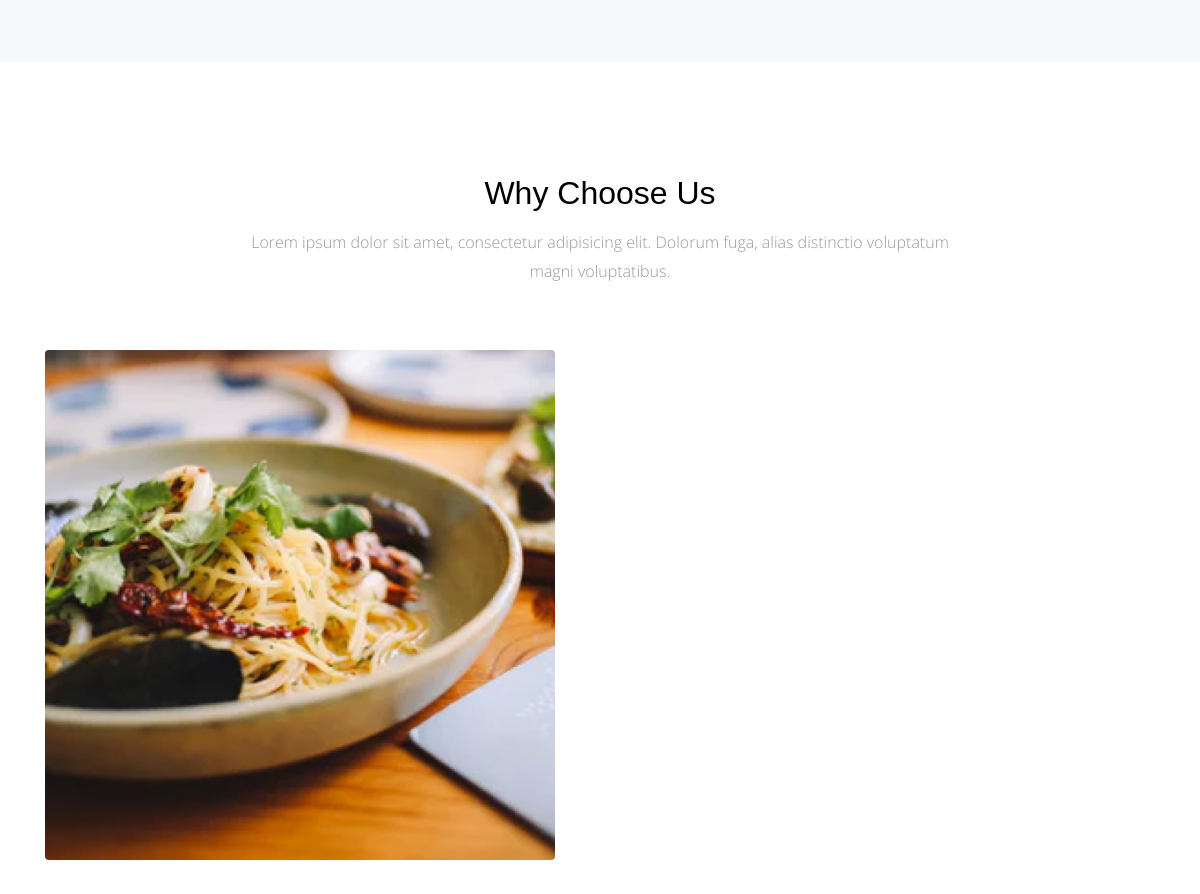
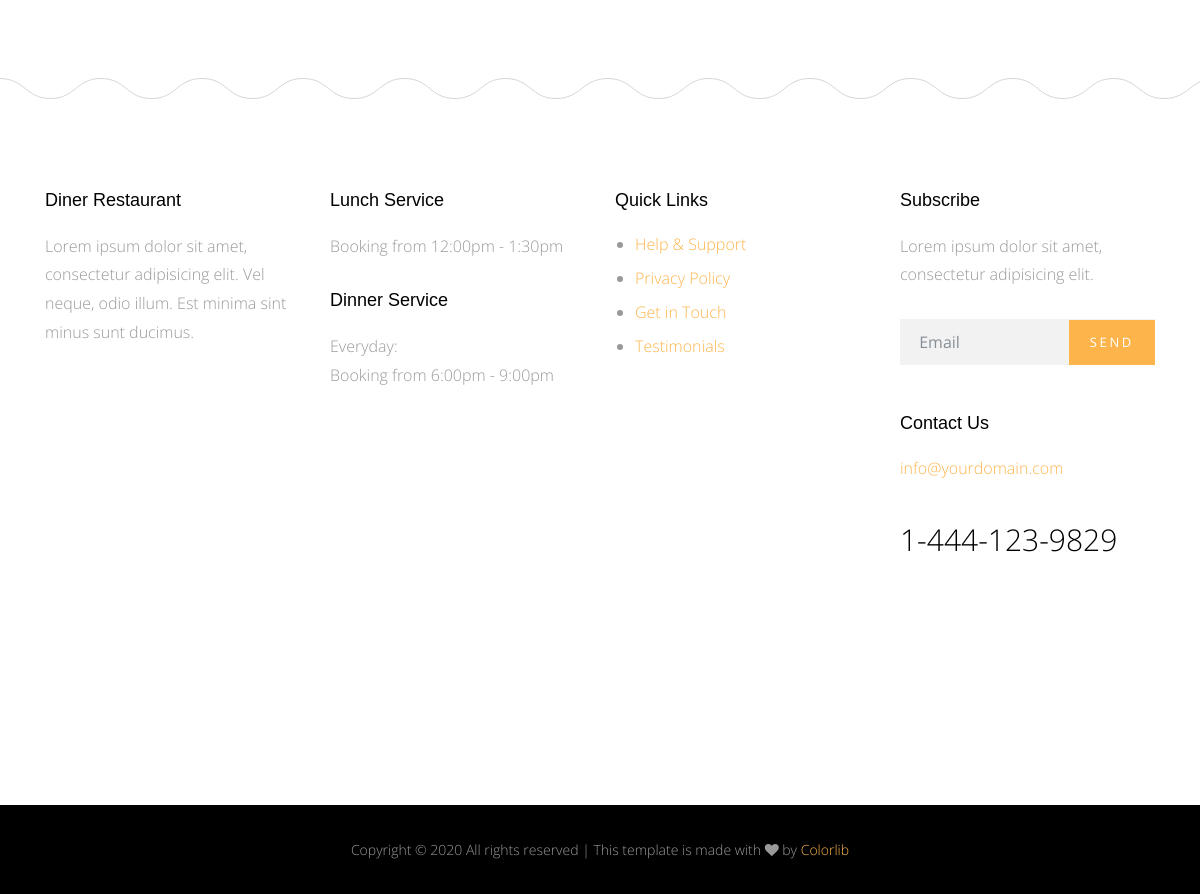
The app's page / (lower part), older data (2 pictures, top to bottom).
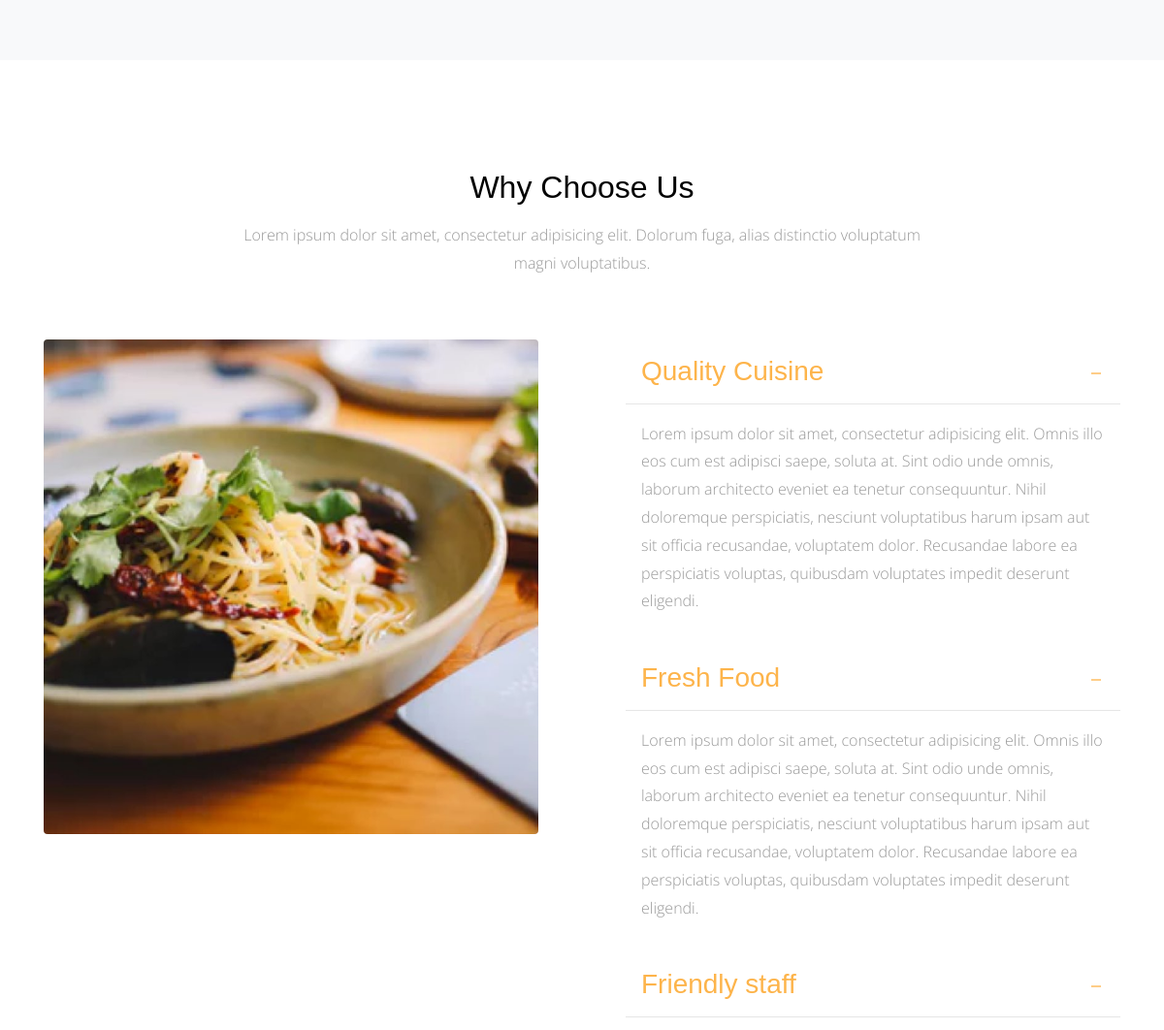
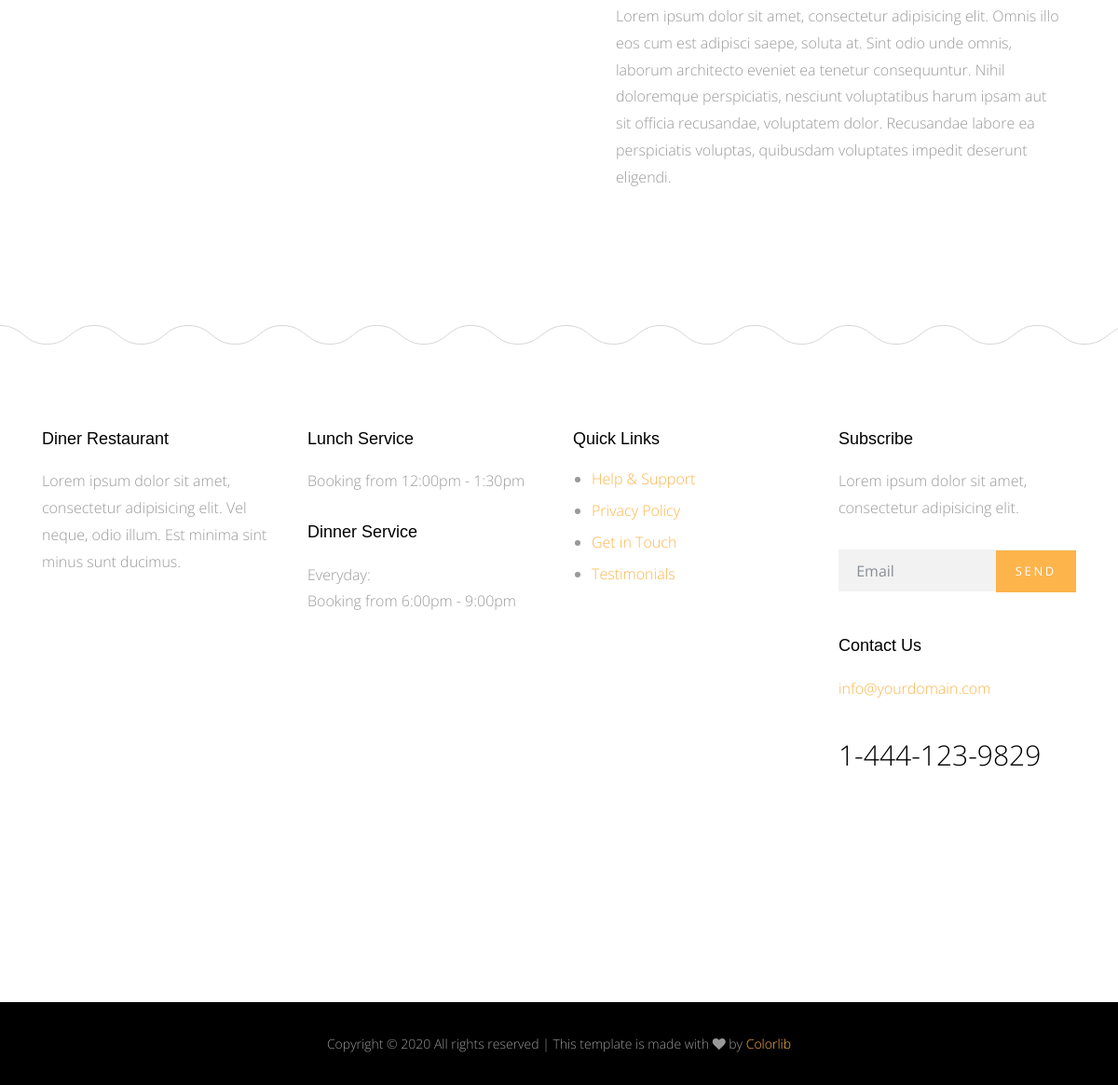
The same page, newer data (2 pictures, top to bottom).
### aboutus/models.py (models this page shows, shortened)
class whyChooseUs(models.Model):
    title = models.CharField(max_length=50)
    content = models.TextField()

### home/views.py (the view)
# urls.py: path('', views.home, name="home"),
def home(request):
    meals = Meal.objects.all()
    categories = Category.objects.all()
    posts = Post.objects.filter().order_by('-created')[:3]
    lastpost = Post.objects.filter().order_by('-created')[0]
    whychooseus = whyChooseUs.objects.all()
    context = {
        "meals": meals,
        "posts": posts,
        "lastpost": lastpost,
        "whychoose": whychooseus,
        "categories": categories
    }
    return render(request, 'home/home.html', context)

### meals/models.py (called while the page is built)
    def __str__(self):
        return self.name

### home/templates/home/home.html (shortened to what this page needs)
{% extends 'base.html' %} {% block content%} {% load static %}
<div class="main-wrap">
    <div class="section bg-light">
    </div>
    <div class="section">
        <div class="container">
            <div class="row justify-content-center mb-5" data-aos="fade-up">
                <div class="col-md-8  text-center">
                    <h2 class="mb-3">Why Choose Us</h2>
                    <p class="lead">Lorem ipsum dolor sit amet, consectetur adipisicing elit. Dolorum fuga, alias distinctio voluptatum magni voluptatibus.</p>
                </div>
            </div>
            <div class="row large-gutters">
                <div class="col-md-6" data-aos="fade-up" data-aos-delay="200">
                    <img src="{% static 'img/img_2.jpg' %}" alt="Image placeholder" class="img-fluid rounded">
                </div>
                <div class="col-md-6" data-aos="fade-up" data-aos-delay="300">
                    <div class="accordion" id="accordion">
                        {% for choose in whychoose %}
                        <div class="accordion-item">
                            <h3 class="mb-0">
                                <a class="btn-block p-3" data-toggle="collapse" href="#collapse{{choose.id}}" role="button" aria-expanded="true" aria-controls="collapseOne">{{choose.title}}</a>
                            </h3>
                            <div id="collapse{{choose.id}}" class="collapse show" aria-labelledby="headingOne" data-parent="#accordion">
                                <div class="p-3">
                                    <p>{{choose.content}}</p>
                                </div>
                            </div>
                        </div>
                        {% endfor %}
                    </div>
                </div>
            </div>
        </div>
    </div>
</div>
{% endblock %}

Row changes from the older to the newer data that the page shows:
added whyChooseUs: title "Quality Cuisine", content "Lorem ipsum dolor sit amet, consectetur adipisicing elit. Omnis illo eos cum est adipisci saepe, soluta at. Sint odio unde omnis, laborum architecto eveniet ea tenetur consequuntur. Nihil doloremque perspiciatis, nesciunt voluptatibus harum ipsam aut sit officia recusandae, voluptatem dolor. Recusandae labore ea perspiciatis voluptas, quibusdam voluptates impedit deserunt eligendi."
added whyChooseUs: title "Fresh Food", content "Lorem ipsum dolor sit amet, consectetur adipisicing elit. Omnis illo eos cum est adipisci saepe, soluta at. Sint odio unde omnis, laborum architecto eveniet ea tenetur consequuntur. Nihil doloremque perspiciatis, nesciunt voluptatibus harum ipsam aut sit officia recusandae, voluptatem dolor. Recusandae labore ea perspiciatis voluptas, quibusdam voluptates impedit deserunt eligendi."
added whyChooseUs: title "Friendly staff", content "Lorem ipsum dolor sit amet, consectetur adipisicing elit. Omnis illo eos cum est adipisci saepe, soluta at. Sint odio unde omnis, laborum architecto eveniet ea tenetur consequuntur. Nihil doloremque perspiciatis, nesciunt voluptatibus harum ipsam aut sit officia recusandae, voluptatem dolor. Recusandae labore ea perspiciatis voluptas, quibusdam voluptates impedit deserunt eligendi."
